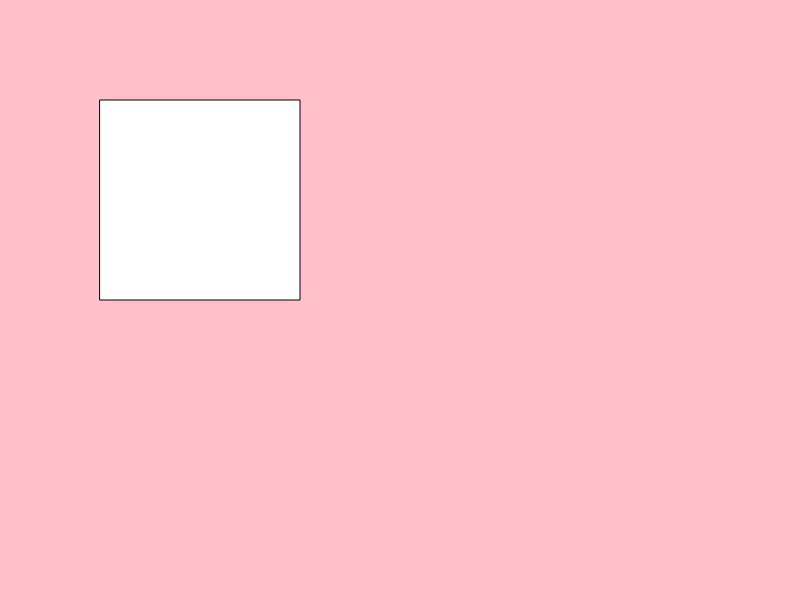
Frame 1 (no input)
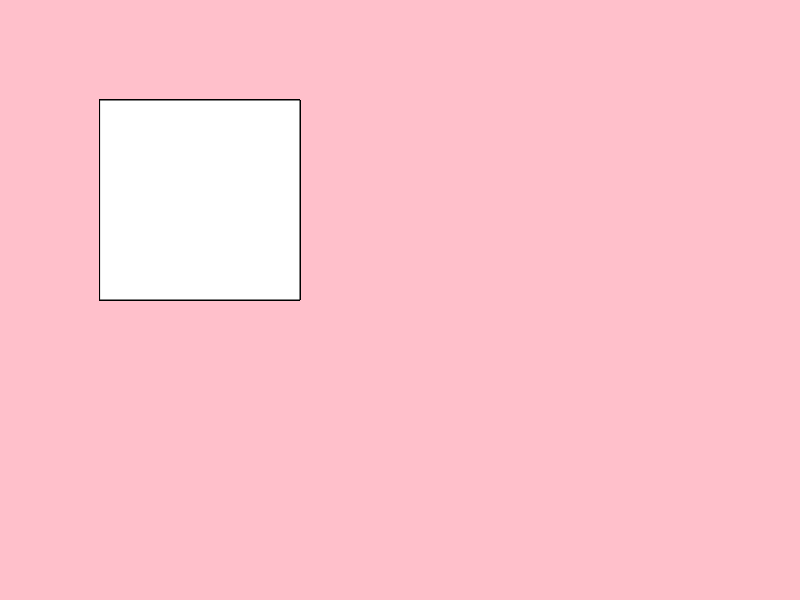
Frame 60 (no input)
Frame 120 (the mouse pressed at the canvas centre since frame 60): identical to frame 60, image omitted

The p5.js sketch that drew these frames (run headless with seeded random() and noise() and a simulated clock; from frame 60 on, the mouse is pressed at the canvas centre):

// p5.js sketch
// ── sketch.js
function setup() {
  createCanvas(800, 600);
  background('pink');
}

function draw() {
  rect(100, 100, 200, 200);
}
